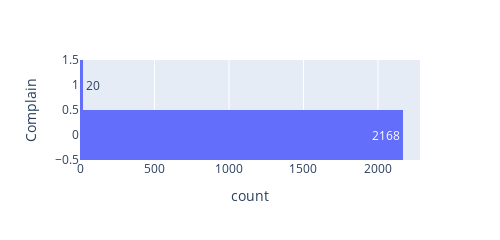

Write notebook code for a chart like this one.
### Code cell
catVarResponse(customerData,"Complain",response,2,2)

### Figure 1 — Plotly figure (JSON) as saved in the notebook; plotly's stock layout.template omitted (floating-point values rounded to 4 significant figures; data arrays with more than 128 entries replaced by an {"elided": "..."} marker saying what was removed)
{"data": [{"alignmentgroup": "True", "bingroup": "y", "hovertemplate": "count=%{x}<br>Complain=%{y}<extra></extra>", "legendgroup": "", "marker": {"color": "#636efa", "pattern": {"shape": ""}}, "name": "", "offsetgroup": "", "orientation": "h", "showlegend": false, "texttemplate": "%{value}", "type": "histogram", "xaxis": "x", "y": {"elided": "2188 int values"}, "yaxis": "y"}], "layout": {"barmode": "relative", "height": 210, "legend": {"tracegroupgap": 0}, "margin": {"t": 60}, "width": 500, "xaxis": {"anchor": "y", "domain": [0, 1], "title": {"text": "count"}}, "yaxis": {"anchor": "x", "domain": [0, 1], "title": {"text": "Complain"}}}}
